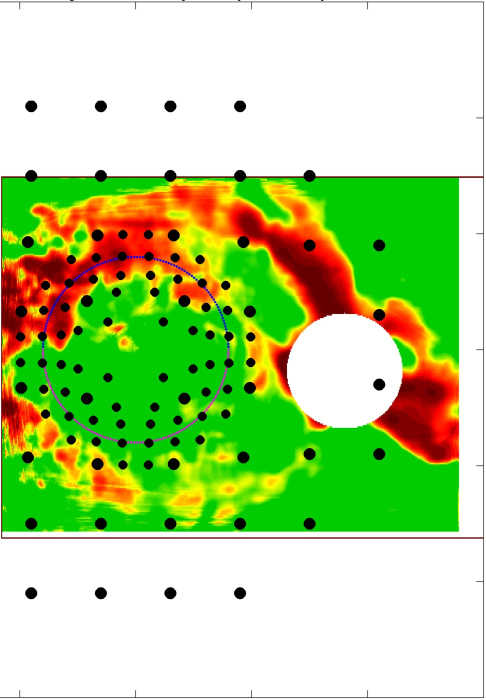
#> input picture sub_1.jpg, 971 x 1399 px (shown at 1/2 size)
$ python box_detector_non_RLS.py
#> lines starting #> are read from the running program, lines starting #| are printed output that depends on the picture; after the words box and inside, x2 and y2 are one past the last pixel; in counts of white or black regions, pixels touching at a corner belong together
import cv2
import numpy as np
import matplotlib.pyplot as plt

import cv2
import numpy as np

if __name__ == "__main__":
    # Load the image
    image = cv2.imread('sub_1.jpg')
#> image is the input picture: shape (1399, 971, 3); mean B, G, R 139.5, 211.3, 178.2
    #
    # height, width, _ = image.shape
    #
    # gray = cv2.cvtColor(image, cv2.COLOR_BGR2GRAY)
    #
    # # Apply a threshold
    # _, binary = cv2.threshold(gray, 10, 255, cv2.THRESH_BINARY_INV)
    #
    # # Find contours
    # contours, _ = cv2.findContours(binary, cv2.RETR_EXTERNAL, cv2.CHAIN_APPROX_SIMPLE)
    #
    # # Draw white squares
    # for cnt in contours:
    #     # Get bounding box
    #     x, y, w, h = cv2.boundingRect(cnt)
    #     cv2.rectangle(image, (x - 2, y - 2), (x + w + 2, y + h + 2), (255, 255, 255), -1)

    square = 10
    height, width, _ = image.shape
#> height = 1399; width = 971

    while height > 730 or width > 970:

        cv2.rectangle(image, (0, 0), (square, square), (255, 255, 255), -1)
        cv2.rectangle(image, (width - square, 0), (width, square), (255, 255, 255), -1)
        cv2.rectangle(image, (0, height - square), (square, height), (255, 255, 255), -1)
        cv2.rectangle(image, (width - square, height - square), (width, height), (255, 255, 255), -1)

        gray = cv2.cvtColor(image, cv2.COLOR_BGR2GRAY)

        # Apply Canny edge detection
        edges = cv2.Canny(gray, 30, 80)
        kernel = np.ones((3, 3), np.uint8)
        dilated = cv2.dilate(edges, kernel, iterations=2)
        contours, _ = cv2.findContours(dilated, cv2.RETR_TREE, cv2.CHAIN_APPROX_SIMPLE)
        # Find the largest contour and its bounding box
        largest_contour = max(contours, key=cv2.contourArea)
        x, y, w, h = cv2.boundingRect(largest_contour)
        # Crop the image using the bounding box coordinates
        image = image[y:y + h, x:x + w]

        # plt.imshow(image)
        # plt.show()
        height_new, width_new, _ = image.shape
        if abs(height - height_new) < 2 and abs(width_new - width) < 2:
            break
        else:
            height, width, _ = image.shape
#> this loop made 43 passes
#> (y, h) on passes 1 to 12: (9, 1382), (9, 1365), (9, 1348), (9, 1331), (9, 1314), (9, 1297), (9, 1280), (9, 1263), (9, 1246), (9, 1229), (9, 1212), (9, 1195)
#> pass 1, `edges = cv2.Canny(gray, 30, 80)`:
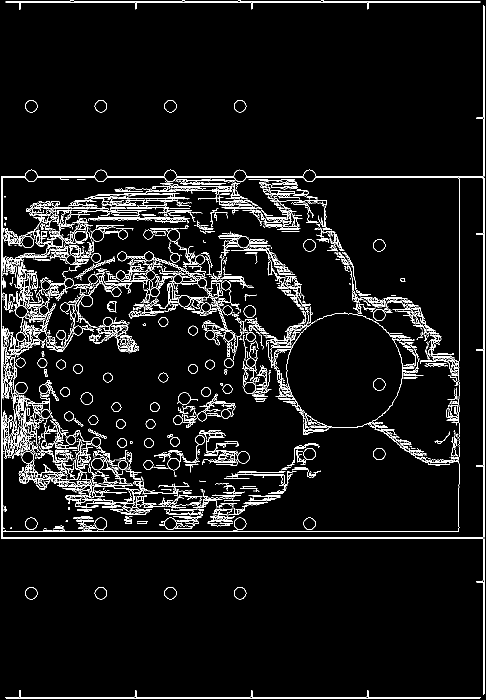
#> edges: shape (1399, 971) (shown at 1/2 size); 5.6% white in thin lines or dots
#> pass 1, `dilated = cv2.dilate(edges, kernel, iterations=2)`:
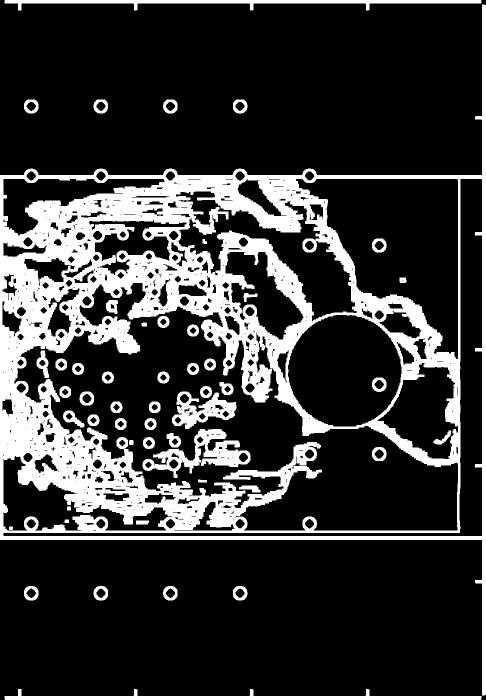
#> dilated: shape (1399, 971) (shown at 1/2 size); 21.4% white; 50 white regions, largest, box (x1, y1, x2, y2) and area: (0, 9, 971, 1391) 248536, (285, 858, 501, 956) 7322, (9, 0, 963, 21) 7065
#> pass 1, `image = image[y:y + h, x:x + w]`:
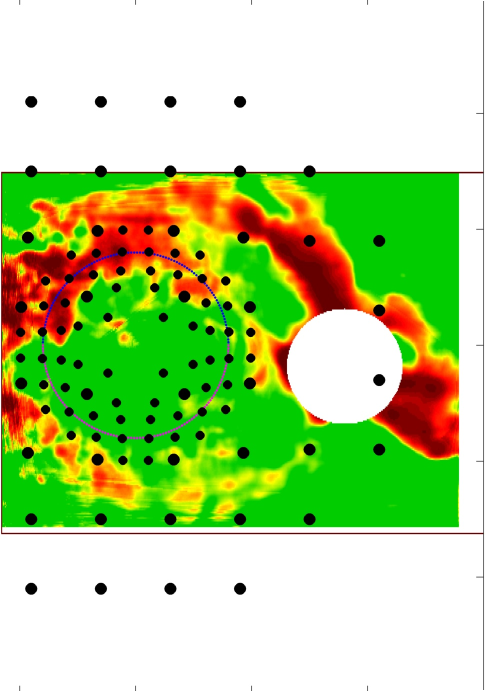
#> image: shape (1382, 971, 3) (shown at 1/2 size); mean B, G, R 138.5, 211.3, 177.7
#> after the loop:
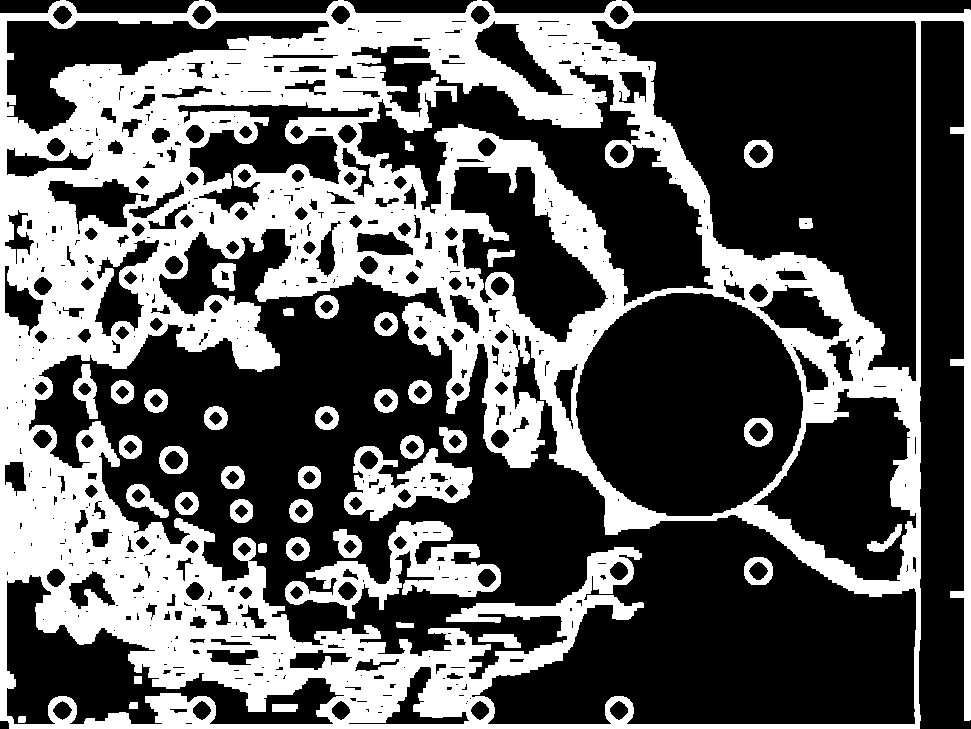
#> dilated: shape (729, 971); 36.7% white; 40 white regions, largest, box (x1, y1, x2, y2) and area: (0, 0, 971, 729) 235839, (285, 521, 501, 619) 7322, (344, 446, 473, 521) 4518
#> after the loop:
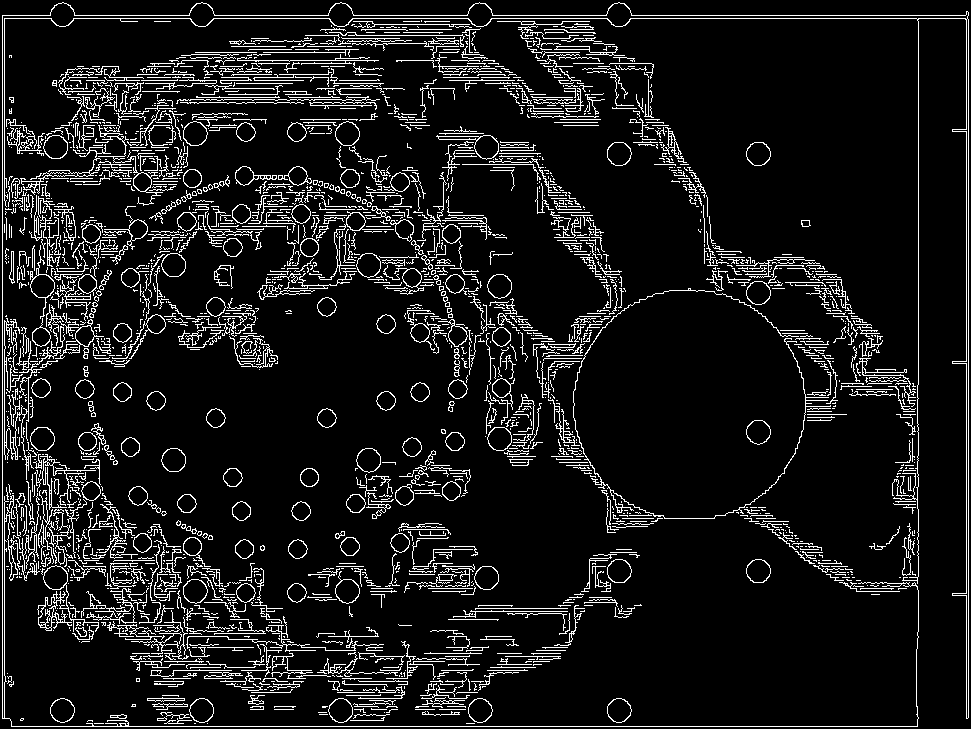
#> edges: shape (729, 971); 9.5% white in thin lines or dots
#> after the loop:
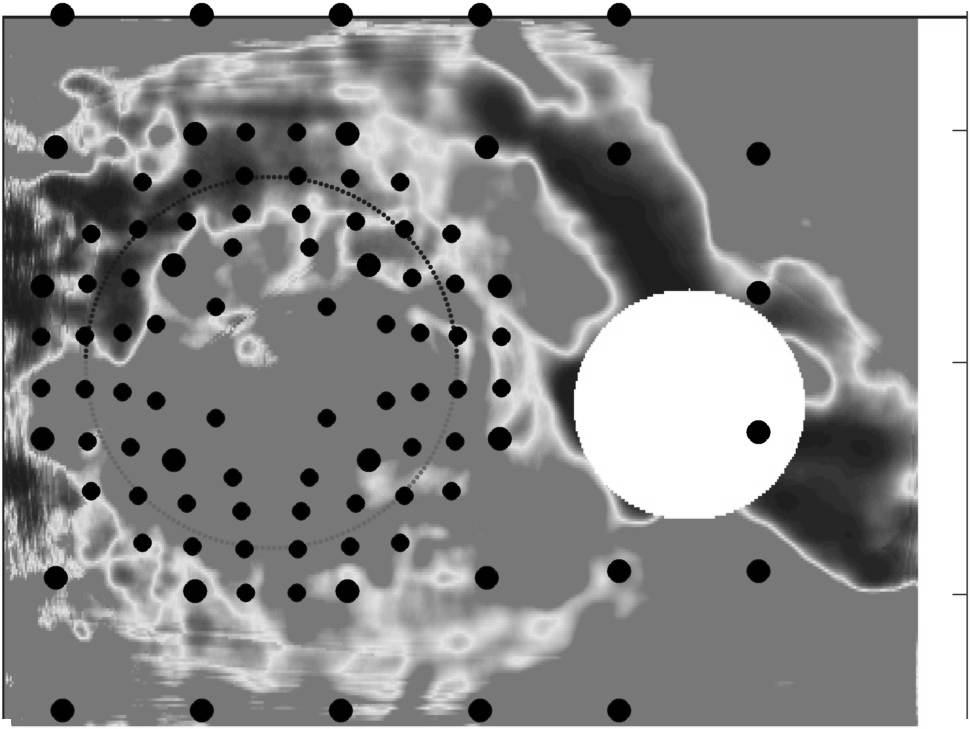
#> gray: shape (729, 971); min 0, max 255, mean 139.8
#> after the loop:
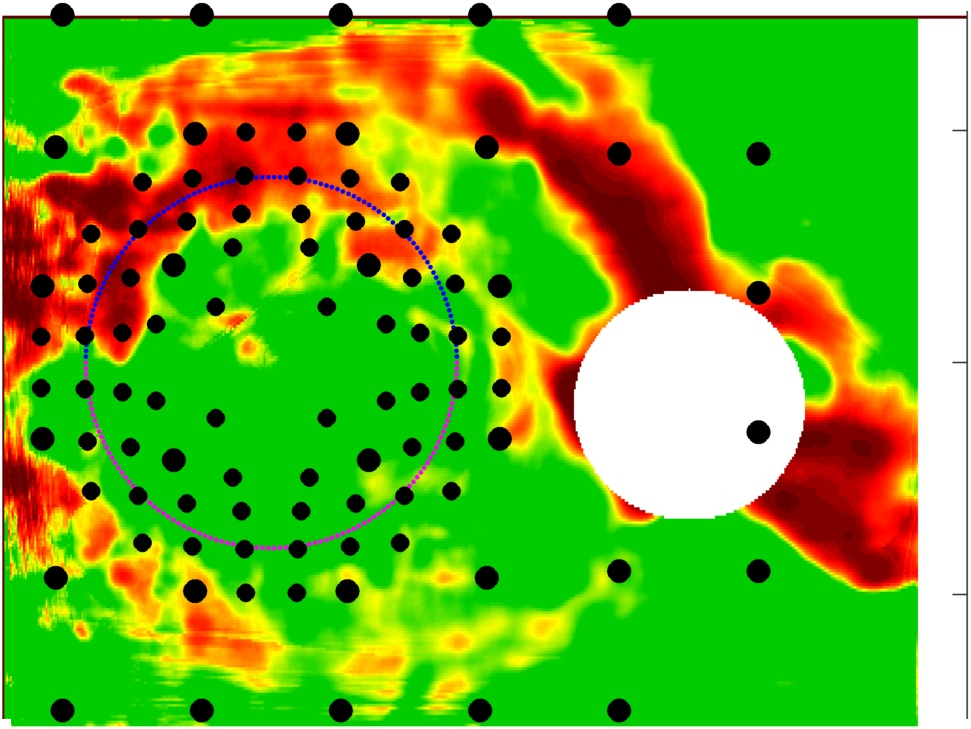
#> image: shape (729, 971, 3); mean B, G, R 36.7, 174.6, 110.7

    print('done')


    cv2.imwrite('cropped_image_final.jpg', image)

$ run again, with sub_2.jpg copied over sub_1.jpg
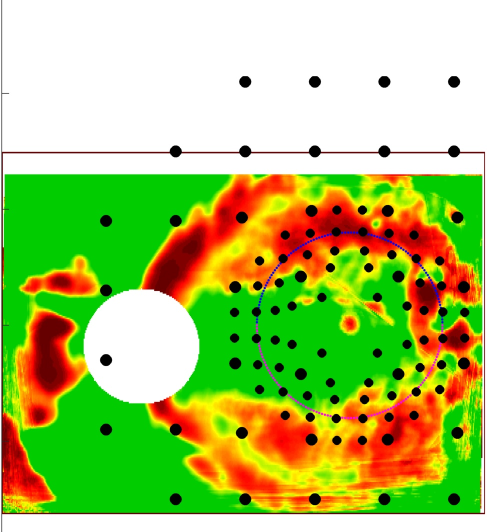
#> input picture sub_2.jpg, 973 x 1064 px (shown at 1/2 size)
#> image is the input picture: shape (1064, 973, 3); mean B, G, R 103.8, 194.9, 168.8
#> the loop `while height > 730 or width > 970: ` made 37 passes
#> (y, h) on passes 1 to 8: (8, 1048), (8, 1032), (8, 1016), (8, 1000), (8, 991), (8, 983), (8, 975), (8, 967)
#> pass 1, `edges = cv2.Canny(gray, 30, 80)`:
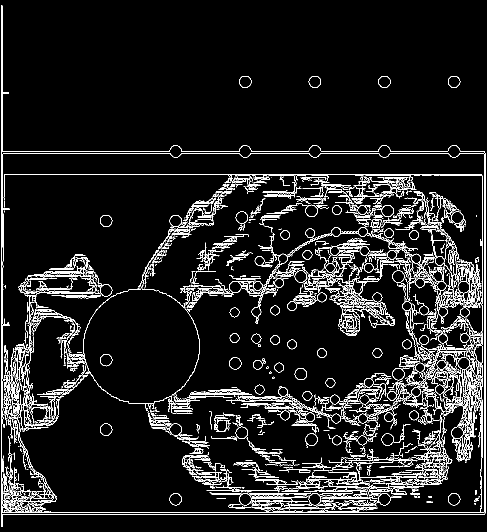
#> edges: shape (1064, 973) (shown at 1/2 size); 7.5% white in thin lines or dots
#> after the loop `while height > 730 or width > 970:`:
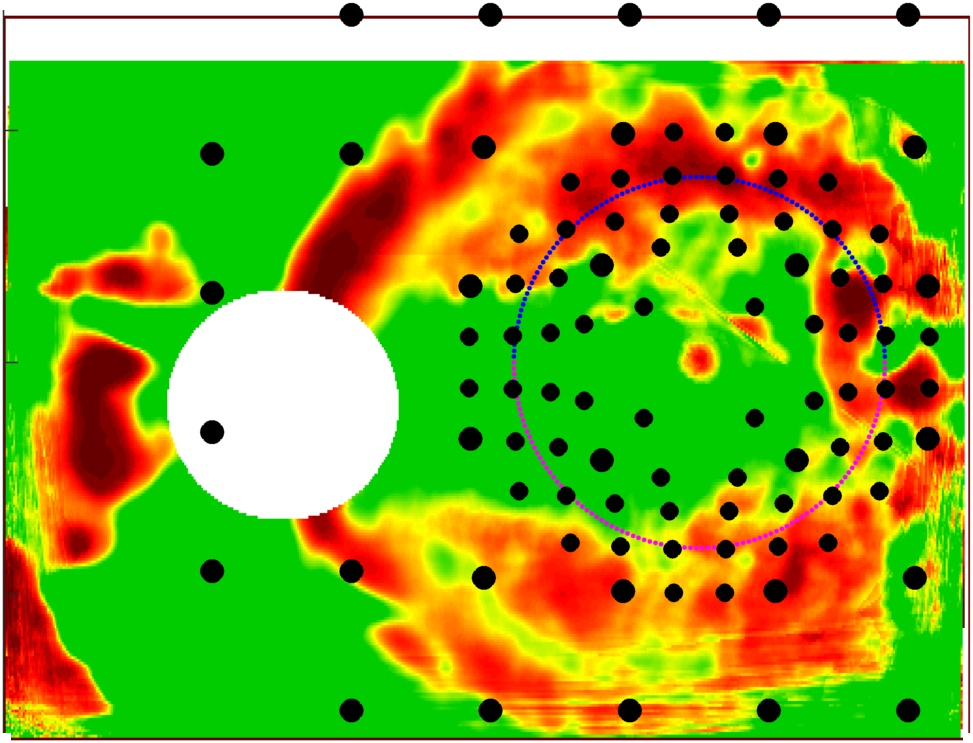
#> image: shape (743, 973, 3); mean B, G, R 39.2, 169.7, 132.3

$ run again, with sub_3.jpg copied over sub_1.jpg
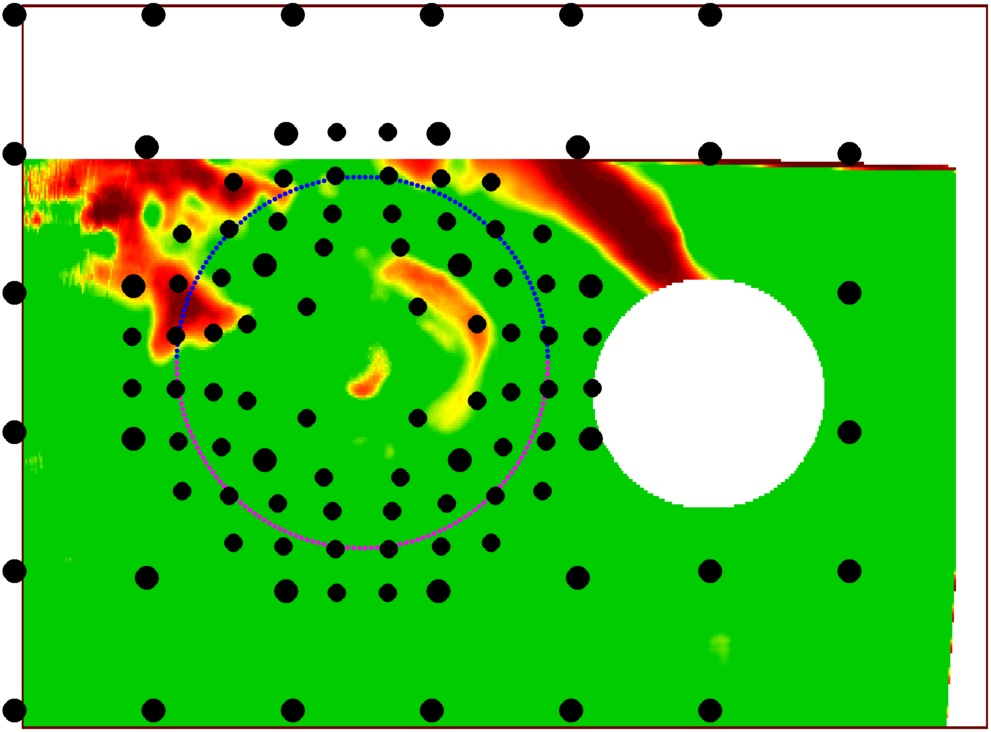
#> input picture sub_3.jpg, 991 x 732 px
#> image is the input picture: shape (732, 991, 3); mean B, G, R 80.2, 200.4, 97.3
#> the loop `while height > 730 or width > 970: ` made 1 pass
#> (x, y, w, h) on pass 1: (0, 0, 991, 732)
#> pass 1, `edges = cv2.Canny(gray, 30, 80)`:
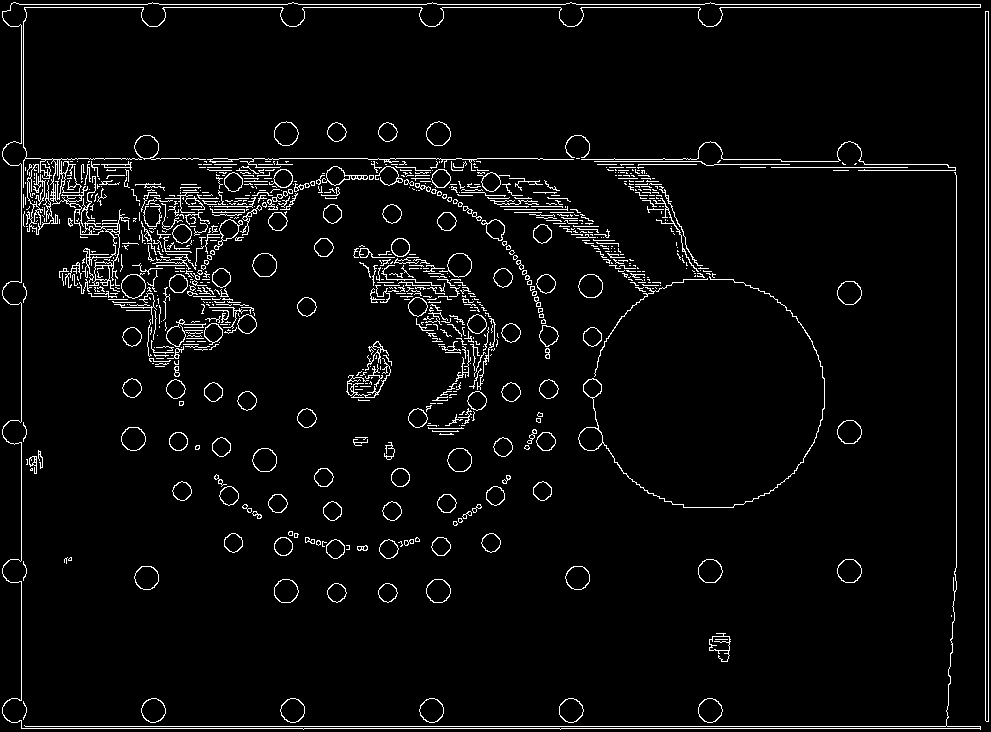
#> edges: shape (732, 991); 4.3% white in thin lines or dots
#> pass 1, `dilated = cv2.dilate(edges, kernel, iterations=2)`:
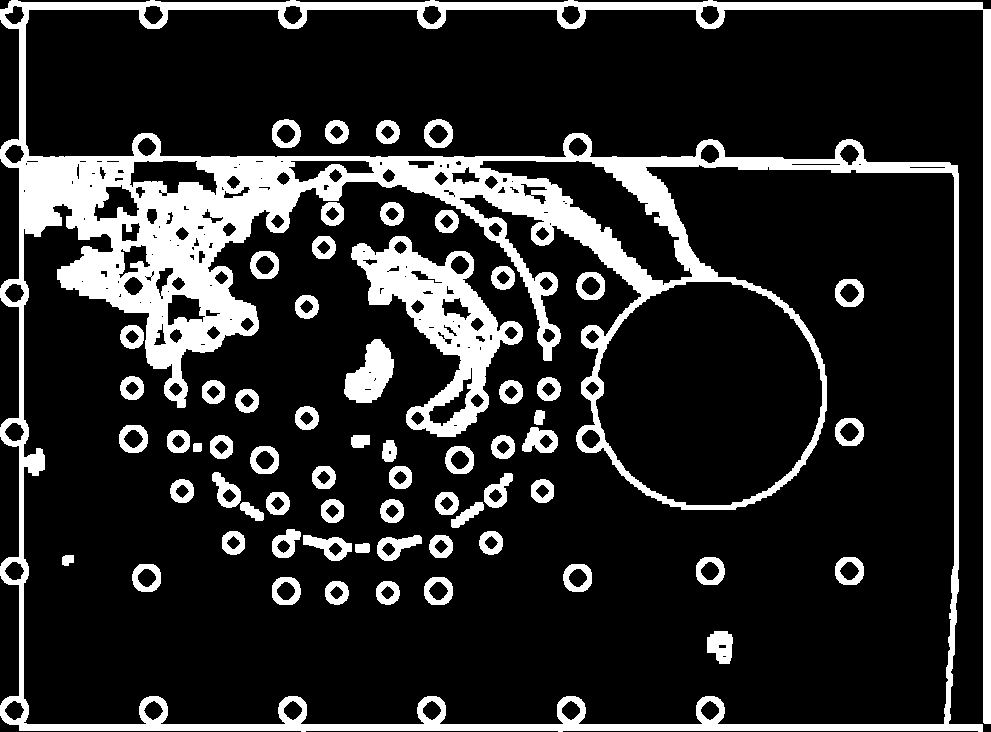
#> dilated: shape (732, 991); 17.7% white; 64 white regions, largest, box (x1, y1, x2, y2) and area: (0, 0, 991, 732) 90994, (351, 236, 523, 437) 11735, (344, 339, 394, 403) 1951

$ run again, with sub_4.jpg copied over sub_1.jpg
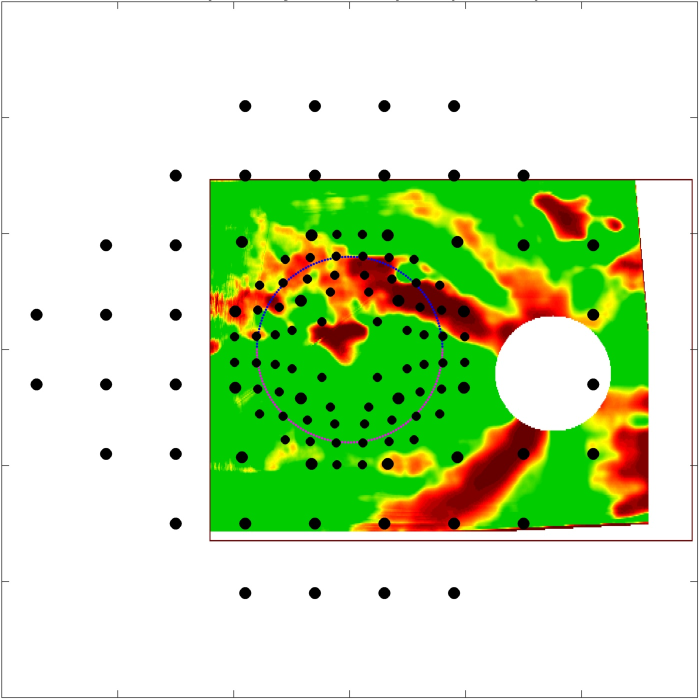
#> input picture sub_4.jpg, 1399 x 1399 px (shown at 1/2 size)
#> image is the input picture: shape (1399, 1399, 3); mean B, G, R 178.3, 225.2, 200
#> the loop `while height > 730 or width > 970: ` made 41 passes
#> (x, y, h) on passes 1 to 8: (416, 9, 1382), (0, 9, 1365), (0, 9, 1348), (0, 9, 1331), (0, 9, 1314), (0, 9, 1297), (0, 9, 1280), (0, 9, 1263)
#> after the loop `while height > 730 or width > 970:`:
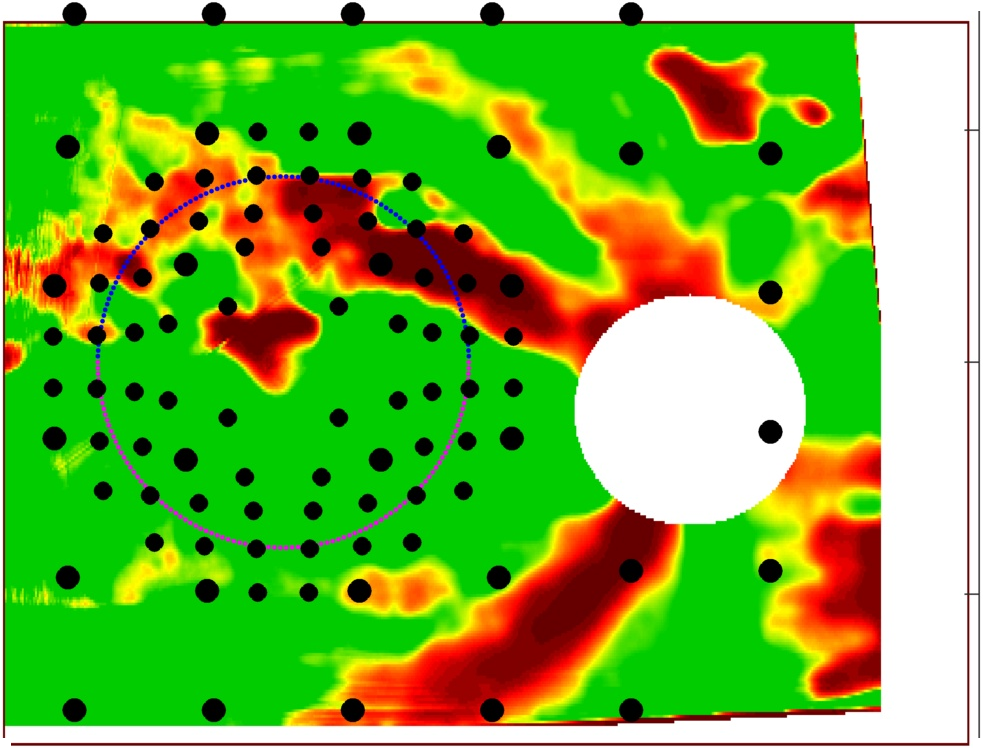
#> image: shape (748, 983, 3); mean B, G, R 56.1, 180.9, 113.9
